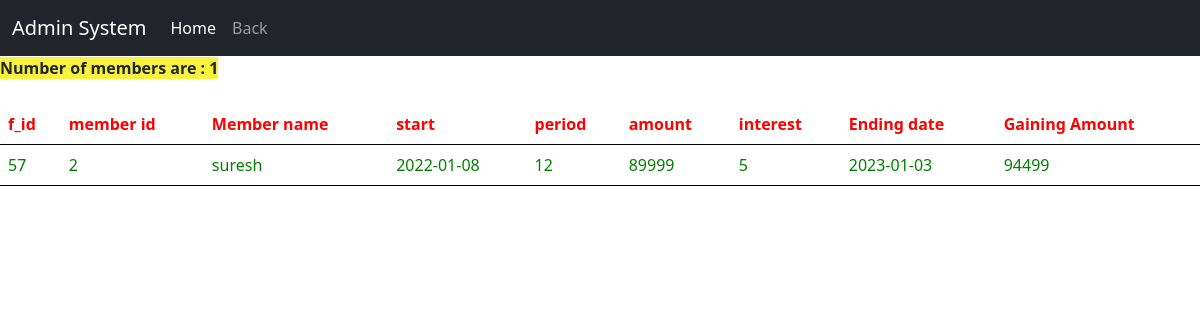
The page /all_fd.php on the database its author committed.
### tables this page shows
CREATE TABLE `fd` (
  `f_id` int(9) NOT NULL,
  `m_id` int(7) NOT NULL,
  `start` date NOT NULL,
  `period` int(5) NOT NULL,
  `amount` int(20) NOT NULL,
  `interest` int(20) NOT NULL,
  `c_date` date NOT NULL,
  `no_of_days_left` int(11) NOT NULL,
  `g_amt` int(11) NOT NULL
);

CREATE TABLE `members` (
  `m_id` int(6) NOT NULL,
  `m_name` varchar(16) NOT NULL,
  `password` varchar(300) NOT NULL,
  `adhaar` varchar(17) NOT NULL,
  `r_card` varchar(20) NOT NULL,
  `adress` varchar(500) NOT NULL,
  `email_id` varchar(300) NOT NULL,
  `ph_no` varchar(10) NOT NULL,
  `a_set` int(11) NOT NULL,
  `p_set` int(11) NOT NULL,
  `f_set` int(11) NOT NULL,
  `ln_set` int(11) NOT NULL
);

### all_fd.php (the view, shortened to what this page needs)
<!DOCTYPE html>
<html lang="en">
<head>
    <link href="https://cdn.jsdelivr.net/npm/bootstrap@5.1.3/dist/css/bootstrap.min.css" rel="stylesheet">
</head>
<body>
<nav class="navbar navbar-expand-lg navbar-dark bg-dark">
  <div class="container-fluid">
    <a class="navbar-brand" href="#">Admin System</a>
    <div class="collapse navbar-collapse" id="navbarSupportedContent">
      <ul class="navbar-nav me-auto mb-2 mb-lg-0">
        <li class="nav-item">
          <a class="nav-link active" aria-current="page" href="objgoa1.php">Home</a>
        </li>
        <li class="nav-item">
          <a class="nav-link" href="admin.php">Back</a>
        </li>
      </ul>
    </div>
  </div>
</nav>
<table class="table">
        <th>f_id</th>
        <th>member id</th>
        <th>Member name</th>
        <th>start</th>
        <th>period</th>
        <th>amount</th>
        <th>interest</th>
        <th>Ending date</th>
        <th>Gaining Amount
        </th>
<?php
  require_once "config.php";
         $sql = "SELECT m.m_name ,f.* FROM members m, fd f WHERE m.m_id=f.m_id";
         $result = mysqli_query($conn, $sql);
         $rows=mysqli_num_rows($result);
         echo "<n><strong>Number of members are : $rows</strong></n> <br>";
         echo "<br>";
         while($row = mysqli_fetch_assoc($result)){
             echo "<tr>
                    <td>$row[f_id]</td>
                    <td>$row[m_id]</td>
                    <td>$row[m_name]</td>
                    <td>$row[start]</td>
                    <td>$row[period]</td>
                    <td>$row[amount]</td>
                    <td>$row[interest]</td>
                    <td>$row[c_date]</td>
                    <td>$row[g_amt]</td>
                    </tr>";
         }
         echo "</table>";
                    ?>
</body>
</html>

### all_fd.php (style rules this page uses)
.table { border:11px; border-collapse: collapse; border-color:black; }
th { color:red; }
td { color:green; }
n { background-color:rgb(248, 242, 62); }

### rows shown on the page
fd: f_id "57", m "2", m.m_name "suresh", start "2022-01-08", period "12", amount "89999", interest "5", c_date "2023-01-03", g_amt "94499"

### other values the page prints
$rows "1"
